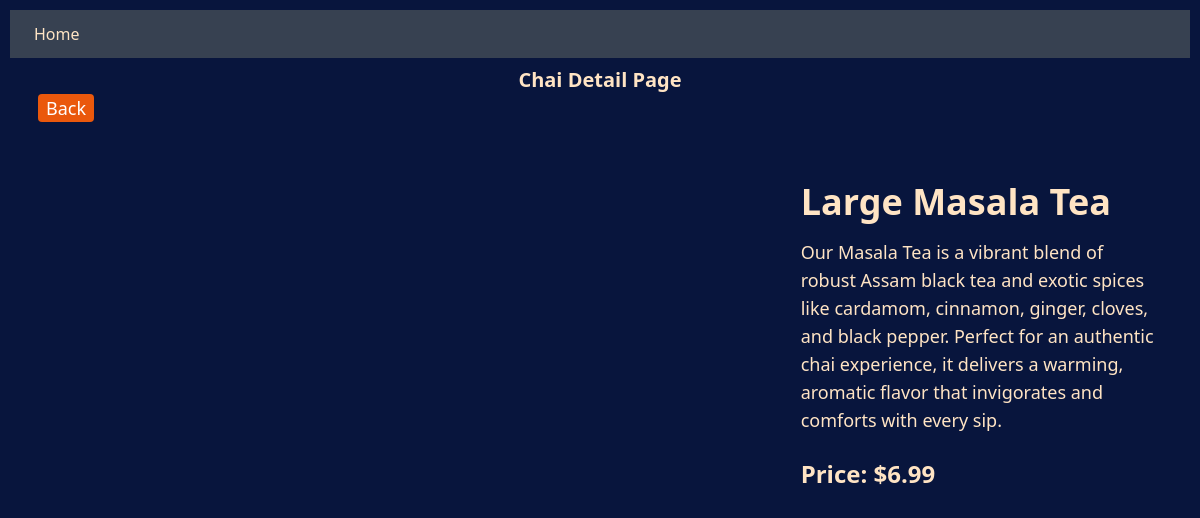
Page /chai/2/ on the committed database.
### chai/models.py (models this page shows, shortened)
class ChaiVariety(models.Model):
    CHAI_TYPE_CHOICE = [
        ('ML', 'MASALA'),
        ('GR', 'GINGER'),
        ('OL', 'OOLONG'),
        ('PL', 'PLAIN'),
        ('EL', 'ELAICHI'),
    ]
    name = models.CharField(max_length=100)
    image = models.ImageField(upload_to='chais/')
    date_added = models.DateTimeField(default=timezone.now)
    type = models.CharField(max_length=2, choices=CHAI_TYPE_CHOICE)
    price = models.CharField(max_length=10, default='$4.99')
    description = models.TextField(default='')

### chai/views.py (the view)
# urls.py: path('<int:chai_id>/', views.chai_detail, name='chai_detail'),
def chai_detail(request, chai_id):
    chai = get_object_or_404(ChaiVariety, pk=chai_id)
    return render(request, 'chai/chai_detail.html', {'chai' : chai})

### chai/templates/chai/chai_detail.html (shortened to what this page needs)
{% extends "layout.html" %}
{% load static %}
{% block content %}
<h1 class='text-xl font-bold'>Chai Detail Page</h1>
<div class='px-7 mb-10'>
    <a href="{% url 'all_chai' %}">
        <button class='bg-orange-600 text-white text-lg px-2'>Back</button>
    </a>
</div>
<div class='px-7 py-5 grid grid-cols-3 gap-5'>
    <div class='col-span-2'>
    </div>
    <div class='col-span-1'>
        <h3 class='text-4xl font-bold mb-4'>{{chai.name}}</h3>
        <p class='text-lg mb-6'>{{chai.description}}</p>
        <span class="text-2xl font-semibold ">Price: {{ chai.price }}</span>
    </div>
</div>
{% endblock %}

### static/style.css (style rules this page uses)
body { background-color: #08153d; color: bisque; margin: 0; padding: 10px; }
h1 { text-align: center; font-size: 2em; color: bisque; }
button { padding: 10px 20px; background-color: #4CAF50; color: #fff; border: none; border-radius: 4px; cursor: pointer; }

### rows in the picture
ChaiVariety: name "Large Masala Tea", description "Our Masala Tea is a vibrant blend of robust Assam black tea and exotic spices like cardamom, cinnamon, ginger, cloves, and black pepper. Perfect for an authentic chai experience, it delivers a warming, aromatic flavor that invigorates and comforts with every sip.", price "$6.99"
